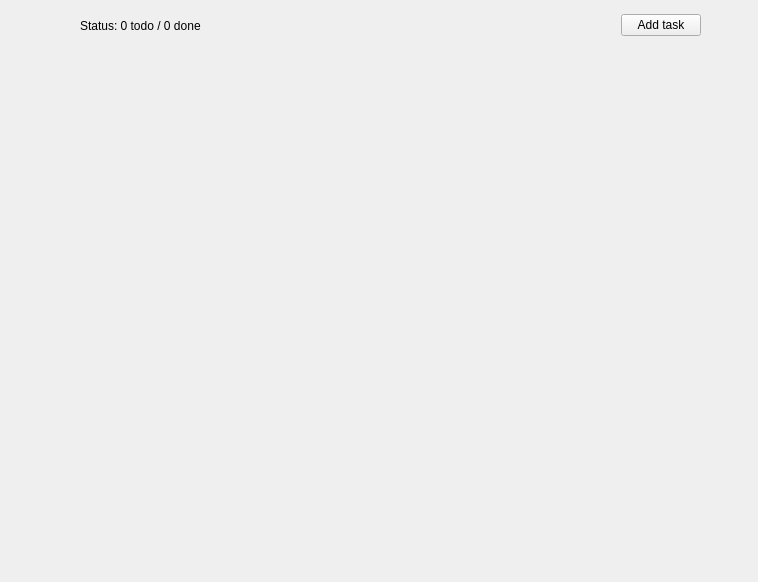
<?xml version="1.0" encoding="UTF-8"?>
<ui version="4.0">
 <class>MainWindow</class>
 <widget class="QMainWindow" name="MainWindow">
  <property name="geometry">
   <rect>
    <x>0</x>
    <y>0</y>
    <width>758</width>
    <height>582</height>
   </rect>
  </property>
  <property name="windowTitle">
   <string>Todo</string>
  </property>
  <widget class="QWidget" name="centralwidget">
   <widget class="QWidget" name="horizontalLayoutWidget">
    <property name="geometry">
     <rect>
      <x>80</x>
      <y>10</y>
      <width>621</width>
      <height>31</height>
     </rect>
    </property>
    <layout class="QHBoxLayout" name="toolbarLayout">
     <item>
      <widget class="QLabel" name="statusLabel">
       <property name="text">
        <string>Status: 0 todo / 0 done</string>
       </property>
      </widget>
     </item>
     <item>
      <spacer name="horizontalSpacer">
       <property name="orientation">
        <enum>Qt::Horizontal</enum>
       </property>
       <property name="sizeHint" stdset="0">
        <size>
         <width>40</width>
         <height>20</height>
        </size>
       </property>
      </spacer>
     </item>
     <item>
      <widget class="QPushButton" name="addTaskButton">
       <property name="text">
        <string>Add task</string>
       </property>
      </widget>
     </item>
    </layout>
   </widget>
   <widget class="QWidget" name="verticalLayoutWidget">
    <property name="geometry">
     <rect>
      <x>80</x>
      <y>50</y>
      <width>621</width>
      <height>381</height>
     </rect>
    </property>
    <layout class="QVBoxLayout" name="tasksLayout">
     <property name="spacing">
      <number>11</number>
     </property>
    </layout>
   </widget>
  </widget>
 </widget>
 <resources/>
 <connections/>
</ui>
